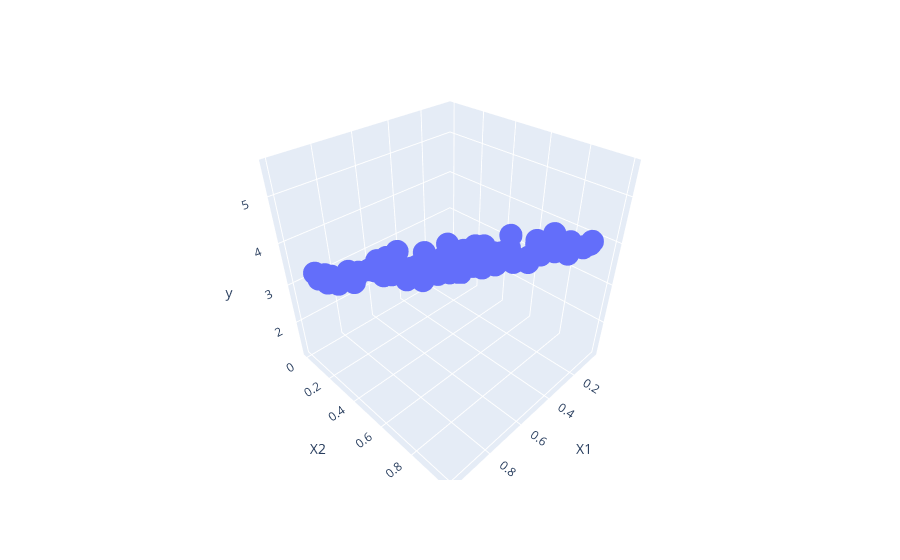

Notebook source saved alongside this figure:
### Code cell
import plotly.graph_objs as go
import plotly.express as px

# Create 3D scatter plot
fig = px.scatter_3d(df, x='X1', y='X2', z='y')

# Show interactive plot
fig.show()
